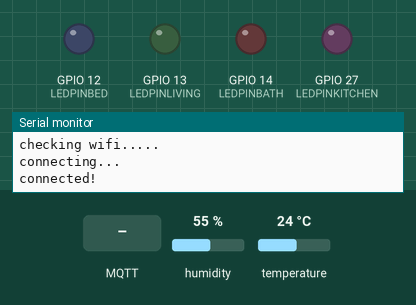
A sketch run on a simulated ESP32. Parts: output pins drawn as LEDs (lit = HIGH), the last lines printed to the serial monitor. The test bench sets the inputs (shaded band); at power-on: humidity 55 %, temperature 24 °C. WiFi joins after 1.5 s; servers stay silent unless stated; no MQTT or app messages arrive unless stated.

Above: at 3.2 s.
3.3 s: MQTT message "1" arrives on the first subscribed topic
At 4.3 s:
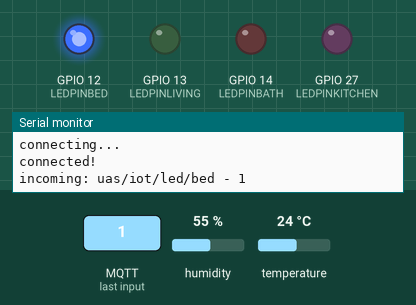
5.5 s: MQTT message "1" arrives on the second subscribed topic
At 6.6 s:
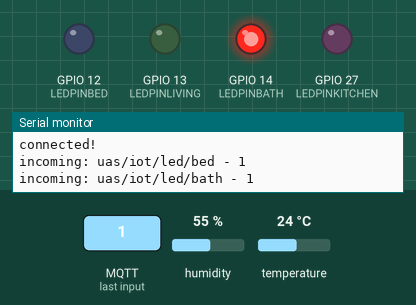
7.5 s: MQTT message "1" arrives on the third subscribed topic
At 8.8 s:
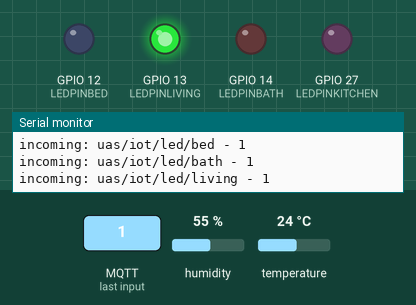
9.6 s: MQTT message "0" arrives on the first subscribed topic
At 11.0 s:
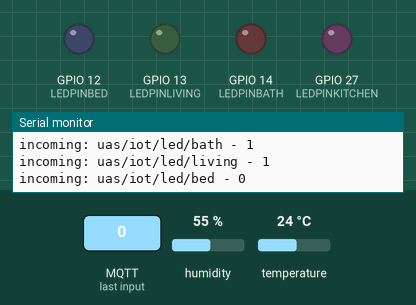
Timing chart, 0 to 12.6 s (numbered marks = the images above; inputs shaded):
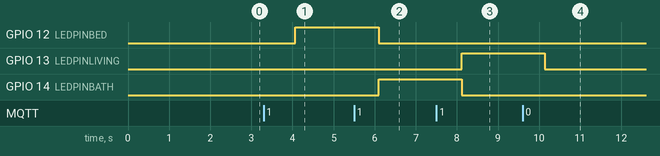

Measured:
- after the input at 3.3 s, GPIO 12 (LEDPINBED): LOW → HIGH after 0.77 s
- after the input at 5.5 s, GPIO 12 (LEDPINBED): HIGH → LOW after 0.59 s; GPIO 14 (LEDPINBATH): LOW → HIGH after 0.59 s
- after the input at 7.5 s, GPIO 13 (LEDPINLIVING): LOW → HIGH after 0.61 s; GPIO 14 (LEDPINBATH): HIGH → LOW after 0.61 s
- after the input at 9.6 s, GPIO 13 (LEDPINLIVING): HIGH → LOW after 0.53 s

The sketch:

sketch.ino
```cpp
// This example uses an ESP32 Development Board
// to connect to shiftr.io.
//
// You can check on your device after a successful
// connection here: https://www.shiftr.io/try.
//
// by Joël Gähwiler
// https://github.com/256dpi/arduino-mqtt

#include <WiFi.h>
#include <MQTT.h>
#include "DHT.h"1

#define DHTPIN 15
#define LEDPINBED 12
#define DHTTYPE DHT22
#define LEDPINBATH 14
#define LEDPINLIVING 13
#define LEDPINKITCHEN 27
DHT dht(DHTPIN,DHTTYPE);

const char ssid[] = "Wokwi-GUEST";
const char pass[] = "";

WiFiClient net;
MQTTClient client;
#define MSG_BUFFER_SIZE (50)
char msg[MSG_BUFFER_SIZE];

unsigned long lastMillis = 0;

void connect() {
  Serial.print("checking wifi...");
  while (WiFi.status() != WL_CONNECTED) {
    Serial.print(".");
    delay(1000);
  }

  Serial.print("\nconnecting...");
  while (!client.connect("msg","kelompokgacor","EgUEPi589mvvgNhO")) {
    Serial.print(".");
    delay(1000);
  }

  Serial.println("\nconnected!");

  client.subscribe("uas/iot/led/bed");
  client.subscribe("uas/iot/led/bath");
  client.subscribe("uas/iot/led/living");
  client.subscribe("uas/iot/led/kitchen");
}

void messageReceived(String &topic, String &payload) {
  Serial.println("incoming: " + topic + " - " + payload);
  if(payload[0] == '1' && topic == "uas/iot/led/bed"){
    digitalWrite(LEDPINBED, HIGH);
  }else{
    digitalWrite(LEDPINBED, LOW);
  }
  if(payload[0] == '1' && topic == "uas/iot/led/bath"){
    digitalWrite(LEDPINBATH, HIGH);
  }else{
    digitalWrite(LEDPINBATH, LOW);
  }
  if(payload[0] == '1' && topic == "uas/iot/led/living"){
    digitalWrite(LEDPINLIVING, HIGH);
  }else{
    digitalWrite(LEDPINLIVING, LOW);
  }
  if(payload[0] == '1' && topic == "uas/iot/led/kitchen"){
    digitalWrite(LEDPINKITCHEN, HIGH);
  }else{
    digitalWrite(LEDPINKITCHEN, LOW);
  }


  // Note: Do not use the client in the callback to publish, subscribe or
  // unsubscribe as it may cause deadlocks when other things arrive while
  // sending and receiving acknowledgments. Instead, change a global variable,
  // or push to a queue and handle it in the loop after calling `client.loop()`
}

void setup() {
  Serial.begin(115200);
  WiFi.begin(ssid, pass);
  pinMode(LEDPINBED, OUTPUT);
  pinMode(LEDPINBATH, OUTPUT);
  pinMode(LEDPINLIVING, OUTPUT);
  pinMode(LEDPINKITCHEN, OUTPUT);
  // Note: Local domain names (e.g. "Computer.local" on OSX) are not supported
  // by Arduino. You need to set the IP address directly.
  client.begin("kelompokgacor.cloud.shiftr.io", net);
  client.onMessage(messageReceived);

  connect();
}

void loop() {
  client.loop();
  delay(10);  // <- fixes some issues with WiFi stability

  if (!client.connected()) {
    connect();
  }

  // publish a message roughly every second.
  float temp = dht.readTemperature();
  float hum = dht.readHumidity();
  //suhu
  snprintf(msg, MSG_BUFFER_SIZE, "%s",itoa (temp,msg,10));
  client.publish("uas/iot/suhu/bed",msg);
  snprintf(msg, MSG_BUFFER_SIZE, "%s",itoa (temp+1,msg,10));
  client.publish("uas/iot/suhu/bath",msg);
  snprintf(msg, MSG_BUFFER_SIZE, "%s",itoa (temp+2,msg,10));
  client.publish("uas/iot/suhu/living",msg);
  snprintf(msg, MSG_BUFFER_SIZE, "%s",itoa (temp+3,msg,10));
  client.publish("uas/iot/suhu/kitchen",msg);


  //lem
  snprintf(msg, MSG_BUFFER_SIZE, "%s",itoa (hum,msg,10));
  client.publish("uas/iot/kelembapan/bed",msg);
  snprintf(msg, MSG_BUFFER_SIZE, "%s",itoa (hum+1,msg,10));
  client.publish("uas/iot/kelembapan/bath",msg);
  snprintf(msg, MSG_BUFFER_SIZE, "%s",itoa (hum+2,msg,10));
  client.publish("uas/iot/kelembapan/living",msg);
  snprintf(msg, MSG_BUFFER_SIZE, "%s",itoa (hum+3,msg,10));
  client.publish("uas/iot/kelembapan/kitchen",msg);
  delay(2000);
}
```
